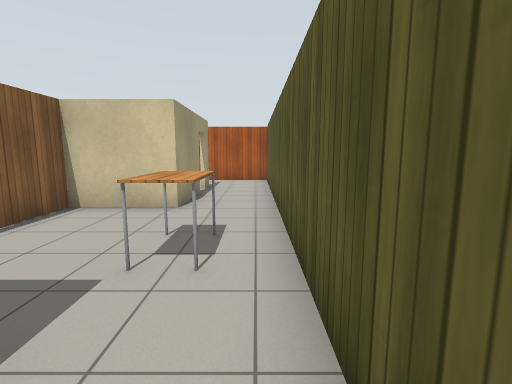
view 1 (above)

17 first-person views from a walk through a world built for the Gazebo simulator. The camera is 1.3 m above the floor, tilts 8° down and sees 85° across. Floor lines are 1 m apart. The floor is counted in squares, 1 m on a side. Each view is taken from the middle of a square. On the plan, view 1 faces up. The plan holds only what a view shows up to about 13 squares ahead; the rest is blank. The robots in the file are not drawn. Gazebo's built-in surfaces are drawn with simple patterns. Surface patterns are stand-ins for the level's own textures.

view 2
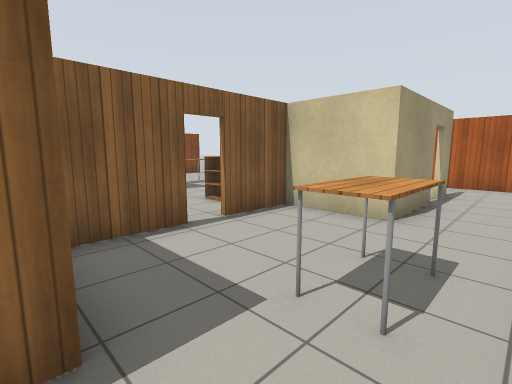

view 3
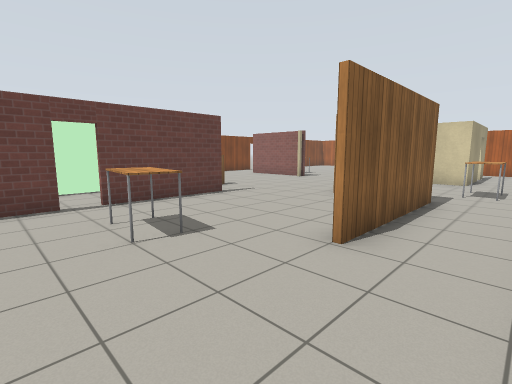

view 4
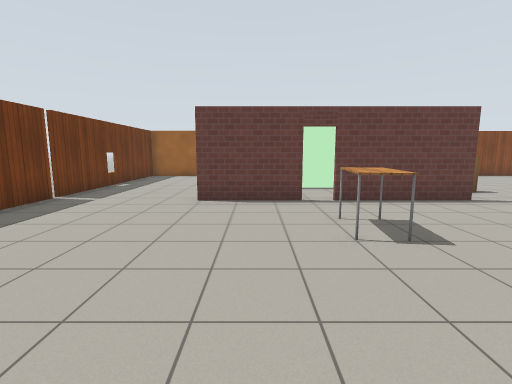

view 5
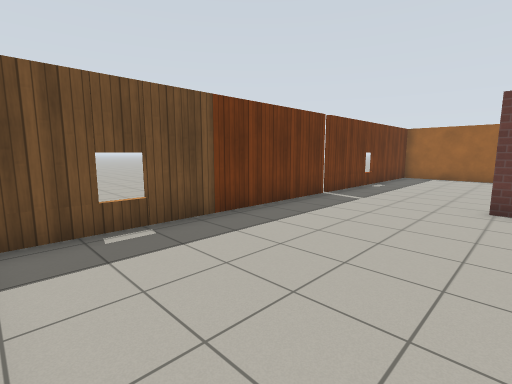

view 6
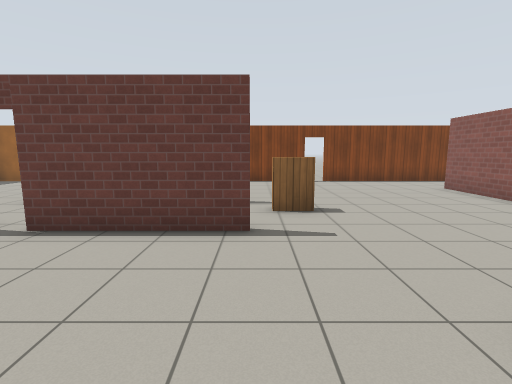

view 7
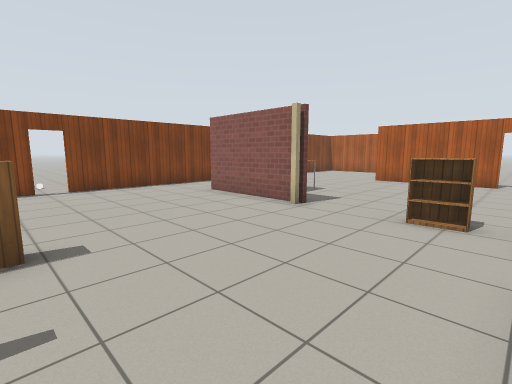

view 8
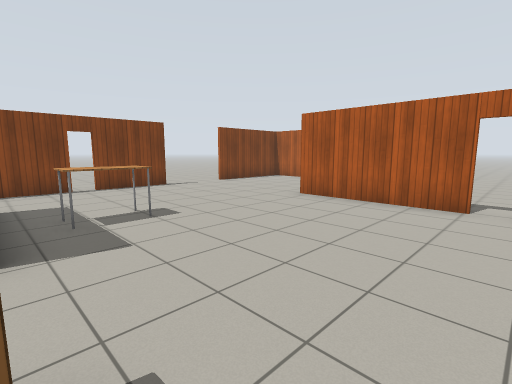

view 9
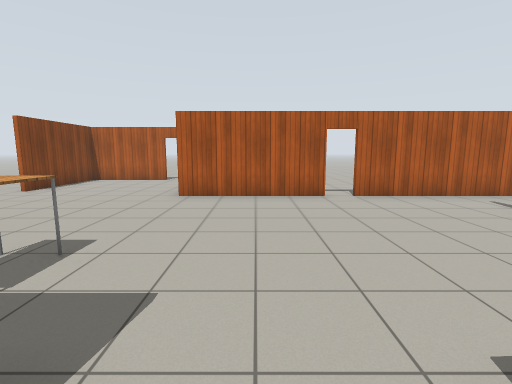

view 10
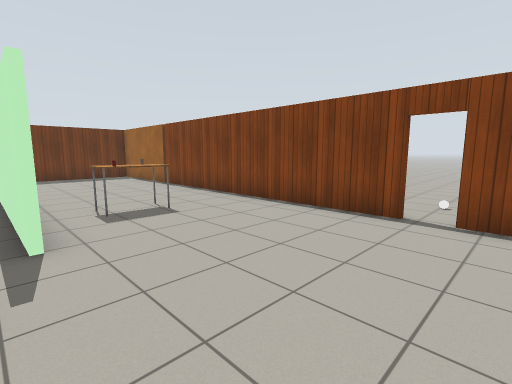

view 11
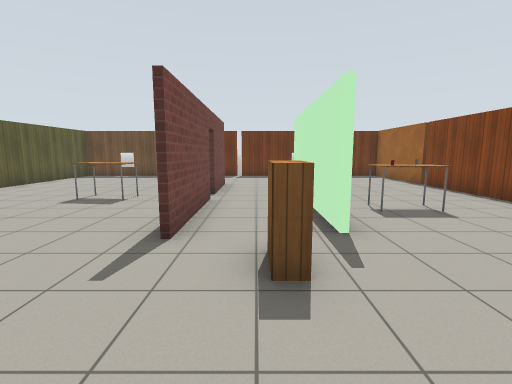

view 12
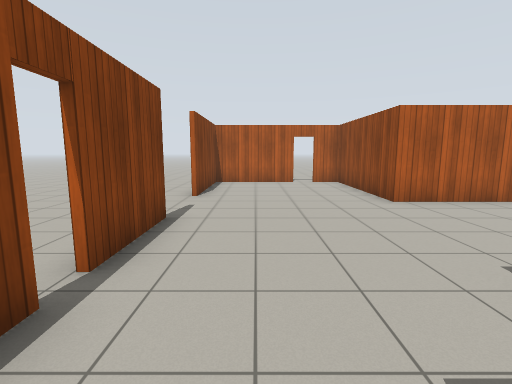

view 13
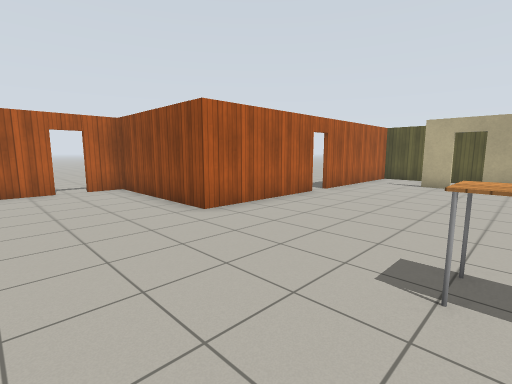

view 14
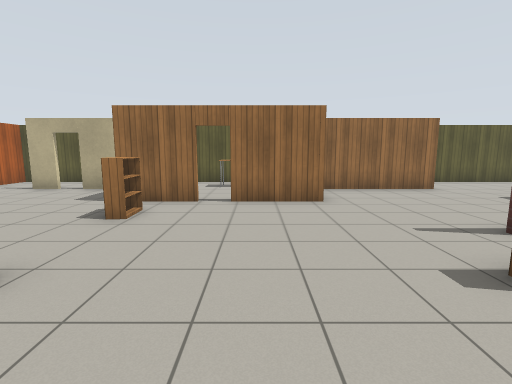

view 15
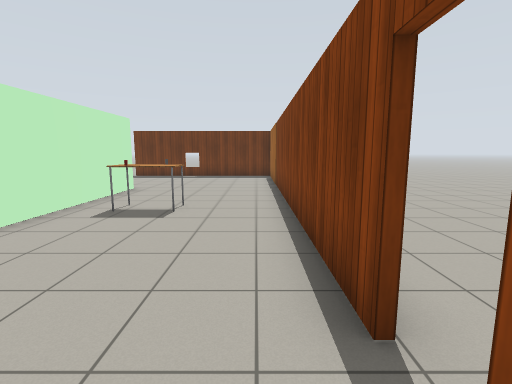

view 16
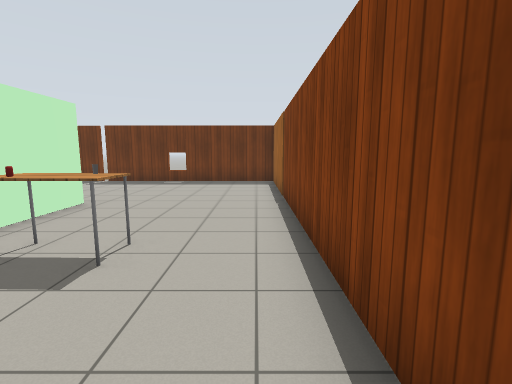

view 17
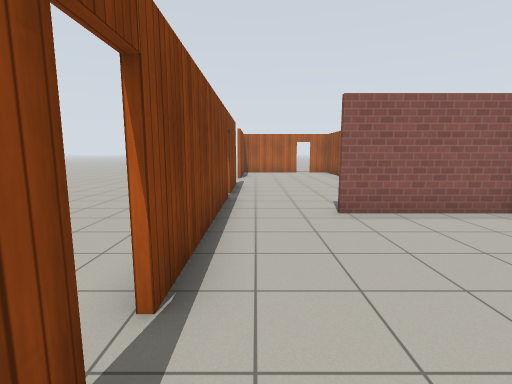

### Floor plan
Points are (right, up) in squares from view 1. A wall is a line through its corners. A room is listed if a view was taken in it or the views show most of it. See-through windows are left out.
Room 1 (views 1, 2)
walls: (-4.5, 3.8) (-4.5, 1.8); (-1.9, 1.4) (-1.9, -3.5); (-1.9, 9.2) (-1.9, 6.5) (-4.5, 6.5) (-4.5, 4.5); (0.5, 0.5) (0.5, 13.4) (-2.4, 13.4); (-1.9, 11.1) (-1.9, 10.1)
ways out: opening at (-2, 12.5) to room 2; opening at (-0.5, -3.5) to room 2; open door at (-4.5, 4) to room 2; open door at (-2, 9.5) to room 2
objects: table (-1, 3) to (-1, 4)
Room 2 (views 3, 4, 5, 6, 7, 8, 9, 10, 11, 12, 13, 14, 15, 16, 17)
walls: (-10.4, -1.4) (-10.4, -7.2); (-7.5, -1) (-7.5, -4.9); (-15.8, 1.2) (-15.8, -12.8) (-8.1, -12.8); (-9.1, 5.9) (-13.3, 5.9); (-9.2, 6.1) (-9.2, 5.6); (-4.6, 1.1) (-4.6, 3.7); (-7.7, -4.9) (-7.7, -1); (-4.6, 4.5) (-4.6, 6.7); (-7.5, -5.6) (-7.5, -8.6); (-10.5, -7.2) (-10.5, -1.7); (-15.8, 8.2) (-15.8, 2); (-2, -3.5) (-2, 0.6); (-7.7, -8.6) (-7.7, -5.8); (-2, 7.9) (-2, 9.2); (-15.8, 11.6) (-15.8, 8.9); (-2, 10.1) (-2, 11.1); (-5.9, 13.4) (-10.3, 13.4) (-10.3, 18.5) (-11.5, 18.5); (-8, -12.8) (-0.1, -12.8); (-2.4, 13.4) (-5.1, 13.4); (0.5, -10.2) (0.5, -5); (-12.3, 18.5) (-15.8, 18.5) (-15.8, 14.2)
ways out: opening at (-2, 12.5) to room 1; opening at (-0.5, -3.5) to room 1; open door at (-4.5, 4) to room 1; open door at (-2, 9.5) to room 1; open door at (-16, 1.5); open door at (-16, 8.5); open door at (-12, 18.5); open door at (-8, -5.5); open door at (-5.5, 13.5); gap at (-16, -8); gap at (-8, -13)
objects: other object (-18, 2); table (-13, -4) to (-12, -3); other object (-12, -3); table (-11, 7) to (-11, 8); bookshelf (-9, 0); bookshelf (-6, 6); table (-5, -5) to (-4, -5)

Positions as (right, up) in squares from view 1, and headings:
1: (0, 0), facing up
2: (0, 1), facing up-left
3: (0, -7), facing up-left
4: (0, -7), facing left
5: (0, -8), facing down-left
6: (-3, -1), facing left
7: (-5, 0), facing up-left
8: (-5, 6), facing up-left
9: (-8, 5), facing up
10: (-10, 3), facing down-left
11: (-9, 3), facing down
12: (-14, 6), facing up
13: (-14, 8), facing up-right
14: (-12, 3), facing right
15: (-15, 3), facing down
16: (-15, 0), facing down
17: (-15, 0), facing up
